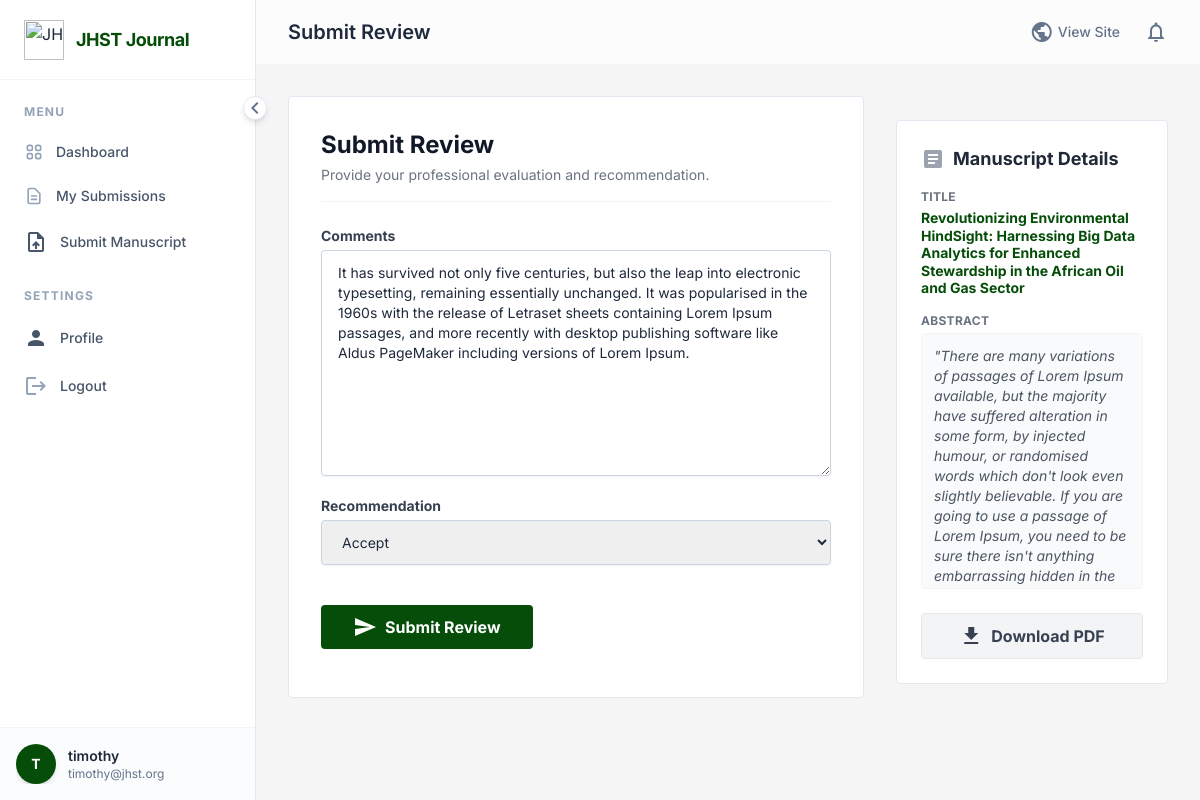
/submit_review/3/ (signed in), run on the app's committed database.
### journal/models.py (models this page shows, shortened)
class User(AbstractUser):
    is_researcher = models.BooleanField(default=False)
    is_reviewer = models.BooleanField(default=False)
    is_editor = models.BooleanField(default=False)
    affiliation = models.CharField(max_length=255, blank=True)

class Review(models.Model):
    RECOMMENDATION_CHOICES = [
        ('accept', 'Accept'),
        ('revise', 'Revise'),
        ('reject', 'Reject'),
    ]
    manuscript = models.ForeignKey(Manuscript, on_delete=models.CASCADE, related_name='reviews')
    reviewer = models.ForeignKey(User, on_delete=models.CASCADE, related_name='reviews')
    date_assigned = models.DateTimeField(auto_now_add=True)
    due_date = models.DateTimeField(null=True, blank=True)
    date_completed = models.DateTimeField(null=True, blank=True)
    comments = models.TextField(blank=True)
    recommendation = models.CharField(max_length=20, choices=RECOMMENDATION_CHOICES, blank=True)

class Manuscript(models.Model):
    STATUS_CHOICES = [
        ('submitted', 'Submitted'),
        ('under_review', 'Under Review'),
        ('accepted', 'Accepted'),
        ('rejected', 'Rejected'),
        ('published', 'Published'),
    ]
    title = models.CharField(max_length=255)
    abstract = models.TextField()
    file = models.FileField(upload_to='manuscripts/')
    co_authors = models.CharField(max_length=500, blank=True, help_text="Names of co-authors, separated by commas")
    affiliations = models.TextField(blank=True, help_text="Author affiliations")
    author = models.ForeignKey(User, on_delete=models.CASCADE, related_name='manuscripts')
    reviewer = models.ForeignKey(User, on_delete=models.SET_NULL, null=True, blank=True, related_name='assigned_manuscripts')
    submitted_date = models.DateTimeField(auto_now_add=True)
    status = models.CharField(max_length=20, choices=STATUS_CHOICES, default='submitted')
    keywords = models.CharField(max_length=255, help_text="Comma-separated keywords")

### journal/views.py (the view)
# urls.py: path('submit_review/<int:manuscript_id>/', views.submit_review, name='submit_review'),
@login_required
def submit_review(request, manuscript_id):
    review = get_object_or_404(Review, manuscript__id=manuscript_id, reviewer=request.user)
    manuscript = review.manuscript
    if request.method == 'POST':
        form = ReviewForm(request.POST, instance=review)
        if form.is_valid():
            review = form.save(commit=False)
            review.date_completed = timezone.now()
            review.save()
            messages.success(request, "Your review has been submitted. Thank you!")
            return redirect('dashboard')
    else:
        form = ReviewForm(instance=review)
    return render(request, 'dashboard/submit_review.html', {'form': form, 'manuscript': manuscript})

### journal/forms.py
class ReviewForm(forms.ModelForm):
    class Meta:
        model = Review
        fields = ['comments', 'recommendation']
    def __init__(self, *args, **kwargs):
        super().__init__(*args, **kwargs)
        for field in self.fields.values():
            field.widget.attrs.update({
                'class': 'w-full px-4 py-3 border border-slate-300 rounded shadow-sm focus:outline-none focus:ring-2 focus:ring-primary/50 focus:border-primary text-sm dark:bg-card-dark dark:border-slate-600 dark:text-white transition-all duration-200'
            })

### templates/dashboard/submit_review.html (shortened to what this page needs)
﻿{% extends 'dashboard/dashboard_base.html' %} {% block dashboard_title %}Submit
Review{% endblock %} {% block content %}
<div class="max-w-5xl mx-auto">
  <div class="grid grid-cols-1 lg:grid-cols-3 gap-8">
    <div class="lg:col-span-2">
      <div
        class="bg-white dark:bg-card-dark border border-border-light dark:border-border-dark rounded p-8"
      >
        <div class="mb-6 border-b border-gray-100 dark:border-gray-700 pb-4">
          <h2
            class="text-2xl font-display font-bold text-gray-900 dark:text-white"
          >
            Submit Review
          </h2>
          <p class="text-sm text-gray-500 mt-1">
            Provide your professional evaluation and recommendation.
          </p>
        </div>
        <form method="post" class="space-y-6">
          <div class="space-y-5">
            {% for field in form %}
            <div>
              <label
                for="{{ field.id_for_label }}"
                class="block text-sm font-bold text-gray-700 dark:text-gray-300 mb-1"
              >
                {{ field.label }}
              </label>
              {{ field }}
            </div>
            {% endfor %}
          </div>
          <div class="pt-4">
            <button
              type="submit"
              class="bg-primary text-white font-bold py-2.5 px-8 rounded hover:bg-opacity-90 transition flex items-center"
            >
              <span class="material-icons text-sm mr-2">send</span> Submit
              Review
            </button>
          </div>
        </form>
      </div>
    </div>
    <div class="lg:col-span-1">
      <div
        class="bg-white dark:bg-card-dark border border-border-light dark:border-border-dark rounded p-6 sticky top-6"
      >
        <h3
          class="text-lg font-bold text-gray-800 dark:text-white mb-4 flex items-center"
        >
          <span class="material-icons text-gray-400 mr-2">article</span>
          Manuscript Details
        </h3>
        <div class="mb-4">
          <p
            class="text-xs font-bold text-gray-500 uppercase tracking-wide mb-1"
          >
            Title
          </p>
          <p class="text-sm font-bold text-primary leading-tight">
            {{ manuscript.title }}
          </p>
        </div>
        <div class="mb-6">
          <p
            class="text-xs font-bold text-gray-500 uppercase tracking-wide mb-1"
          >
            Abstract
          </p>
          <div
            class="text-sm text-gray-600 dark:text-gray-300 italic p-3 bg-gray-50 dark:bg-gray-800 rounded border border-gray-100 dark:border-gray-700 max-h-64 overflow-y-auto"
          >
            "{{ manuscript.abstract }}"
          </div>
        </div>
        <a
          href="{{ manuscript.file.url }}"
          target="_blank"
          class="w-full flex justify-center items-center bg-gray-100 dark:bg-gray-800 text-gray-700 dark:text-gray-200 font-bold py-2.5 px-4 rounded hover:bg-gray-200 dark:hover:bg-gray-700 transition border border-gray-200 dark:border-gray-600"
        >
          <span class="material-icons text-sm mr-2">download</span> Download PDF
        </a>
      </div>
    </div>
  </div>
</div>
{% endblock %}

### templates/dashboard/dashboard_base.html (shortened to what this page needs)
{% load static %}
<!DOCTYPE html>
<html lang="en" class="scroll-smooth">
  <head>
    <script src="https://cdn.tailwindcss.com"></script>
  </head>
  <body
    class="bg-[#ededed]/50 dark:bg-bg-dark text-slate-800 dark:text-gray-100 font-sans antialiased min-h-screen flex overflow-hidden"
  >
    <aside
      id="sidebar"
      class="bg-white dark:bg-card-dark border-r border-slate-200 dark:border-slate-700 flex flex-col fixed h-full z-40 sidebar-transition w-64 shadow-2xl md:shadow-none transform -translate-x-full md:translate-x-0"
    >
      <div
        class="h-20 flex items-center px-6 border-b border-slate-100 dark:border-slate-800/50"
      >
        <a
          href="{% url 'index' %}"
          class="flex items-center gap-3 overflow-hidden whitespace-nowrap"
        >
          <img
            src="{% static 'assets/images/jhst-logo.png' %}"
            alt="JHST Logo"
            class="h-10 w-auto object-contain flex-shrink-0"
          />
          <span
            class="font-display font-bold text-lg tracking-tight text-primary dark:text-white sidebar-header-text transition-opacity duration-300"
          >
            JHST Journal
          </span>
        </a>
      </div>
      <nav class="flex-1 overflow-y-auto py-6 px-3 space-y-1 no-scrollbar">
        <div class="mb-6">
          <p
            class="px-3 text-xs font-bold text-slate-400 uppercase tracking-widest mb-3 section-label transition-opacity duration-300"
          >
            Menu
          </p>
          <a
            href="{% url 'dashboard' %}"
            class="sidebar-link group flex items-center px-3 py-2.5 text-sm font-medium text-slate-600 dark:text-gray-300 rounded hover:text-primary dark:hover:text-white transition-colors duration-200 mb-1 {% if request.resolver_match.url_name == 'dashboard' %}active{% endif %}"
            title="Dashboard"
          >
            <span class="link-text whitespace-nowrap">Dashboard</span>
          </a>
          <a
            href="{% url 'my_submissions' %}"
            class="sidebar-link group flex items-center px-3 py-2.5 text-sm font-medium text-slate-600 dark:text-gray-300 rounded hover:text-primary dark:hover:text-white transition-colors duration-200 mb-1 {% if request.resolver_match.url_name == 'my_submissions' %}active{% endif %}"
            title="My Submissions"
          >
            <span class="link-text whitespace-nowrap">My Submissions</span>
          </a>
          {% if user.is_researcher %}
          <a
            href="{% url 'submit_manuscript' %}"
            class="sidebar-link group flex items-center px-3 py-2.5 text-sm font-medium text-slate-600 dark:text-gray-300 rounded hover:text-primary dark:hover:text-white transition-colors duration-200 mb-1"
            title="Submit Manuscript"
          >
            <span
              class="material-icons text-xl mr-3 group-hover:text-primary transition-colors"
              >upload_file</span
            >
            <span class="link-text whitespace-nowrap">Submit Manuscript</span>
          </a>
          {% endif %}
        </div>
        <div class="mb-6">
          <p
            class="px-3 text-xs font-bold text-slate-400 uppercase tracking-widest mb-3 section-label transition-opacity duration-300"
          >
            Settings
          </p>
          <a
            href="{% url 'profile' %}"
            class="sidebar-link group flex items-center px-3 py-2.5 text-sm font-medium text-slate-600 dark:text-gray-300 rounded hover:text-primary dark:hover:text-white transition-colors duration-200 mb-1 {% if request.resolver_match.url_name == 'profile' %}active{% endif %}"
            title="Profile"
          >
            <span
              class="material-icons text-xl mr-3 group-hover:text-primary transition-colors"
              >person</span
            >
            <span class="link-text whitespace-nowrap">Profile</span>
          </a>
          <form action="{% url 'logout' %}" method="post" class="w-full">
            <button
              type="submit"
              class="sidebar-link group w-full flex items-center px-3 py-2.5 text-sm font-medium text-slate-600 dark:text-gray-300 rounded hover:bg-red-50 dark:hover:bg-red-900/10 hover:text-red-600 transition-colors duration-200"
              title="Logout"
            >
              <span
                class="material-icons text-xl mr-3 text-slate-400 group-hover:text-red-500 transition-colors"
                >logout</span
              >
              <span class="link-text whitespace-nowrap">Logout</span>
            </button>
          </form>
        </div>
      </nav>
      <div
        class="p-4 border-t border-slate-100 dark:border-slate-800/50 bg-slate-50/50 dark:bg-slate-900/50"
      >
        <div class="flex items-center overflow-hidden whitespace-nowrap">
          <div
            class="h-10 w-10 rounded-full bg-primary text-white flex items-center justify-center font-bold text-sm shadow-md flex-shrink-0"
          >
            {{ user.username|slice:":1"|upper }}
          </div>
          <div class="ml-3 user-info transition-opacity duration-300">
            <p class="text-sm font-semibold text-slate-800 dark:text-gray-200">
              {{ user.username }}
            </p>
            <p class="text-xs text-slate-500 truncate max-w-[140px]">
              {{ user.email }}
            </p>
          </div>
        </div>
      </div>
      <button
        id="sidebar-collapse-btn"
        class="absolute -right-3 top-24 bg-white dark:bg-slate-800 border border-slate-200 dark:border-slate-600 rounded-full p-1 shadow-md hidden md:flex items-center justify-center text-slate-500 hover:text-primary transition-transform duration-300 z-50 w-6 h-6"
        aria-label="Toggle Sidebar"
      >
        <span
          class="material-icons text-sm transform transition-transform duration-300"
          id="collapse-icon"
          >chevron_left</span
        >
      </button>
    </aside>
    <div
      id="main-content"
      class="flex-1 md:ml-64 flex flex-col h-screen overflow-hidden main-content-transition"
    >
      <header
        class="glass sticky top-0 z-20 h-16 flex items-center justify-between px-6 md:px-8"
      >
        <div class="flex items-center">
          <h1
            class="text-xl font-display font-semibold text-slate-800 dark:text-white hidden sm:block"
          >
            {% block dashboard_title %}Overview{% endblock %}
          </h1>
        </div>
        <div class="flex items-center space-x-6">
          <a
            href="{% url 'index' %}"
            class="text-sm font-medium text-slate-500 hover:text-primary transition-colors flex items-center gap-1"
          >
            <span class="material-icons text-base">public</span>
            <span class="hidden sm:inline">View Site</span>
          </a>
          <div
            class="relative notification-bell cursor-pointer"
            id="notification-bell"
          >
            <span
              class="material-icons text-slate-500 hover:text-primary transition-colors"
              >notifications_none</span
            >
          </div>
        </div>
      </header>
      <main class="p-6 md:p-8 overflow-y-auto flex-1">
        <div class="mx-auto max-w-7xl animate-fade-in-up">
          {% block content %}{% endblock %}
        </div>
      </main>
    </div>
  </body>
</html>

### templates/dashboard/dashboard_base.html (style rules this page uses)
body { font-family: "Inter", sans-serif; }
.sidebar-transition { transition: width 0.3s cubic-bezier(0.4, 0, 0.2, 1), transform 0.3s cubic-bezier(0.4, 0, 0.2, 1); }
.main-content-transition { transition: margin-left 0.3s cubic-bezier(0.4, 0, 0.2, 1); }
.sidebar-link { position: relative; overflow: hidden; }
.sidebar-link::before { content: ""; position: absolute; left: 0; top: 0; bottom: 0; width: 3px; background-color: #054d08; transform: scaleY(0); transition: transform 0.2s ease; border-top-right-radius: 4px; border-bottom-right-radius: 4px; }
.glass { background: rgba(255, 255, 255, 0.7); backdrop-filter: blur(10px); -webkit-backdrop-filter: blur(10px); border-bottom: 1px solid rgba(255, 255, 255, 0.3); }
.no-scrollbar { -ms-overflow-style: none; scrollbar-width: none; }
* { scrollbar-width: thin; scrollbar-color: rgba(156, 163, 175, 0.5) transparent; }
.animate-fade-in-up { animation: fadeInUp 0.5s ease-out forwards; }

### data on the page
User: username "T", username "timothy", email "timothy@jhst.org"
Review: form "It has survived not only five centuries, but also the leap into electronic typesetting, remaining essentially unchanged. It was popularised in the 1960s with the release of Letraset sheets containing Lorem Ipsum passages, and more recently with desktop publishing software like Aldus PageMaker including versions of Lorem Ipsum." "Accept"
Manuscript: title "Revolutionizing Environmental HindSight: Harnessing Big Data Analytics for Enhanced Stewardship in the African Oil and Gas Sector", abstract "There are many variations of passages of Lorem Ipsum available, but the majority have suffered alteration in some form, by injected humour, or randomised words which don't look even slightly believable. If you are going to use a passage of Lorem Ipsum, you need to be sure there isn't anything embarrassing hidden in the…"

### other printed values
{{ field.label }} "Comments" "Recommendation"
